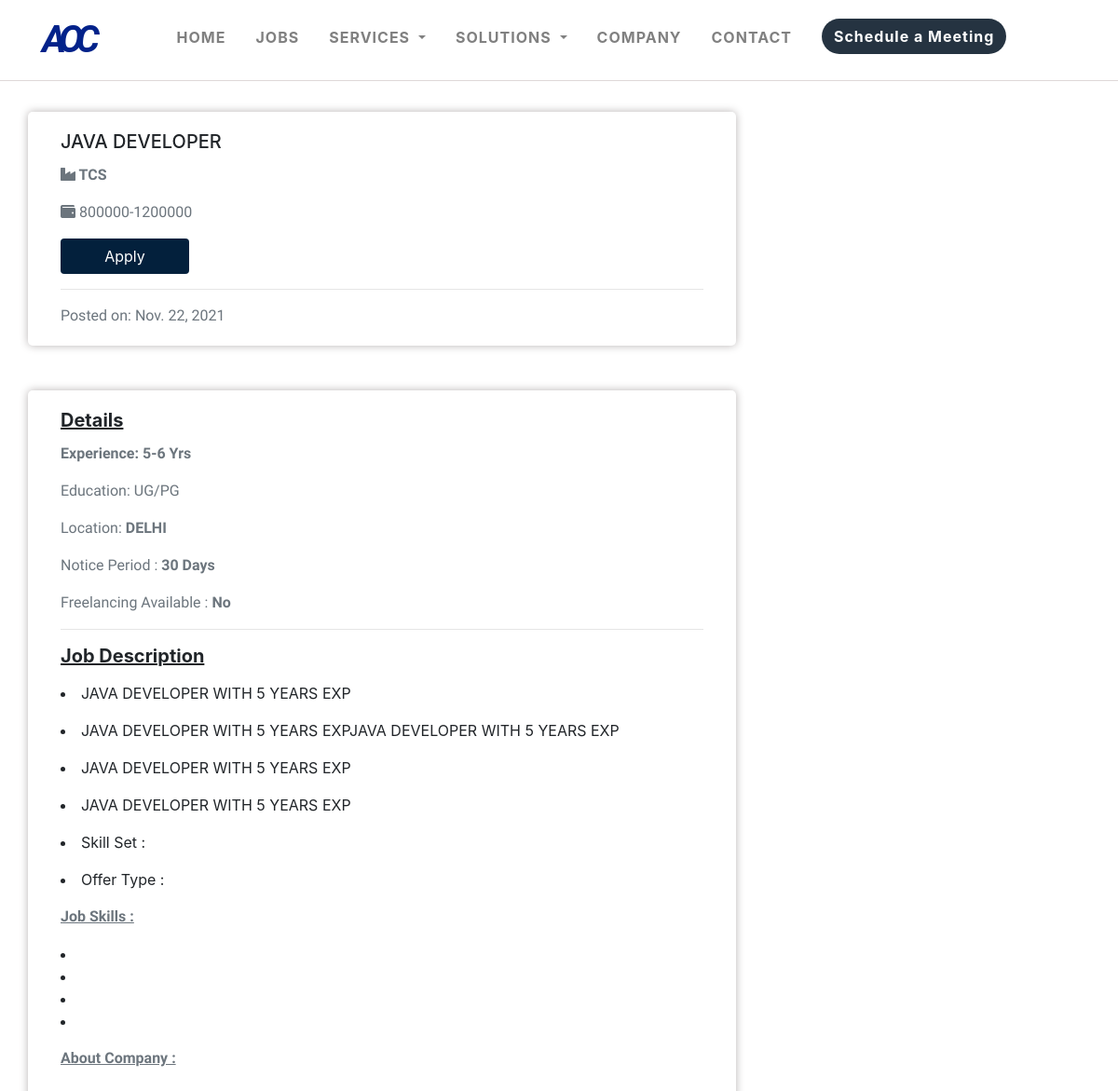
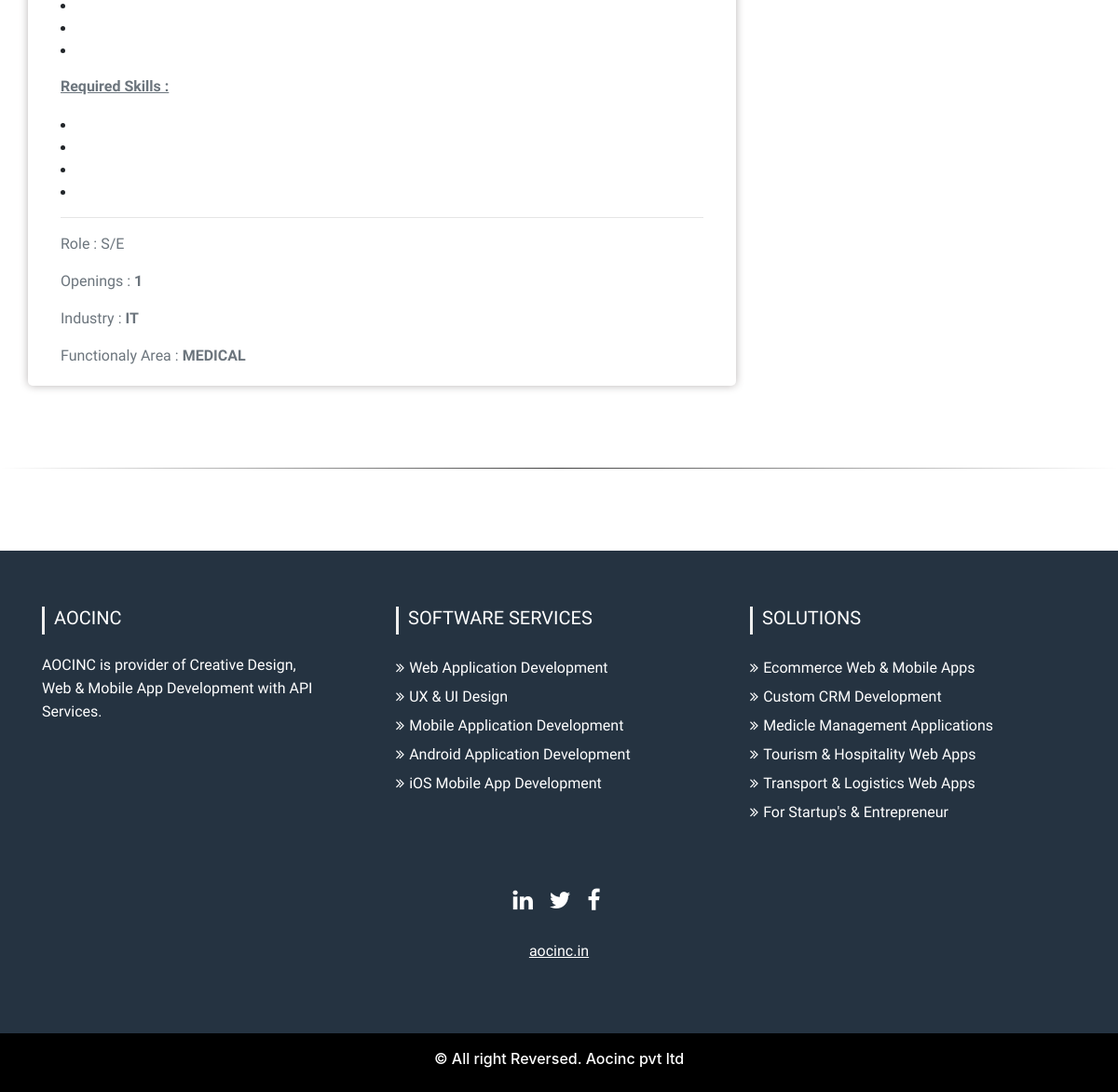
The page /JobDetial/2/ on the database its author committed (2 pictures, top to bottom).
### JobsApp/models.py (models this page shows)
class Job_Upload(models.Model):
    Designation = models.CharField(max_length = 250)
    Education   = models.CharField(max_length = 250,default = 'UG/PG')
    Location    = models.CharField(max_length = 250)
    Client_Name = models.CharField(max_length = 250)
    Functional_Area = models.CharField(max_length = 250)
    Industry    = models.CharField(max_length = 250)
    Experience  = models.CharField(max_length = 250)
    Job_Description = models.TextField()
    Job_Description1 = models.TextField(default='')
    Job_Description2 = models.TextField(default='')
    Job_Description3 = models.TextField(default='')
    Rate_Card   = models.CharField(max_length = 250)
    Salary_LPA  = models.CharField(max_length = 250)
    Notice_Period = models.CharField(max_length = 250)
    Openings    = models.CharField(max_length = 250,default=1)
    Role        = models.CharField(max_length = 250,default='')
    Freelancing = models.CharField(max_length = 250,default='No')
    Skill_Set       = models.CharField(max_length = 250,default=' ')
    Offer_Type        = models.CharField(max_length = 250,default=' ')
    Job_Skills_1    = models.TextField(default='')
    Job_Skills_2    = models.TextField(default='')
    Job_Skills_3    = models.TextField(default='')
    Job_Skills_4    = models.TextField(default='')
    About_Company_1 = models.TextField(default='')
    About_Company_2 = models.TextField(default='')
    About_Company_3 = models.TextField(default='')
    Required_Skills_1 = models.TextField(default='')
    Required_Skills_2 = models.TextField(default='')
    Required_Skills_3 = models.TextField(default='')
    Required_Skills_4 = models.TextField(default='')
    Posted_On    = models.DateTimeField(default=timezone.now)

### JobsApp/views.py (the view, shortened to what this page needs)
# urls.py: path('JobDetial/<int:id>/',views.Jobs_Details_View, name = 'JobDetail'),
def Jobs_Details_View(request,id=None):
    template = 'JobsApp/Jobs_Detials.html'
    JobDetail = Job_Upload.objects.get(id = id)
    absolute_Url = request.build_absolute_uri() # getting full url to redirect if some thing went wrong in form.
    jobId = JobDetail.id
    request.session['jobId'] = jobId
    context  = {
        'JobDetail':JobDetail,
    }
    return render(request,template,context)

### JobsApp/templates/JobsApp/Jobs_Detials.html (shortened to what this page needs)
{% extends 'Aoc_Business_LandingApp/base.html' %}
{% load static %}
{% load crispy_forms_tags %}
{% load CountDays %}
{% block content %}
<br><br><br><br><br>
<div class="container">
    <div class="row">
        <div class="col-sm-8" id="jobDetail-div">
            <div class="card">
                <div class="card-body">
                    <h5 class="card-title">{{ JobDetail.Designation|upper }}</h5>
                    <p class="card-text text-secondary font-weight-bold"><i class="fas fa-industry"></i> {{ JobDetail.Client_Name|upper}}</p>
                    <p class="card-text text-secondary"><i class="fas fa-wallet"></i> {{ JobDetail.Salary_LPA }}</p>
                    <a href="{% url 'Job_Apply' %}"  id="jobDetail-Apply" class="btn btn">Apply</a> <hr>
                    <p class="card-text text-secondary"> Posted on:  {{ JobDetail.Posted_On|date }} </p>
                </div>
            </div>
        </div>
    </div>
</div>
<br><br>
<div class="container">
    <div class="row">
        <div class="col-sm-8" id="jobDetail-div">
            <div class="card">
                <div class="card-body">
                    <h5 class="card-title font-weight-bold "> <u> Details </u></h5>
                    <p class="card-text text-secondary font-weight-bold"> Experience: {{ JobDetail.Experience }} Yrs</p>
                    <p class="card-text text-secondary">
                        Education: {{ JobDetail.Education }}
                    </p>
                    <p class="card-text text-secondary">
                        Location: <b> {{ JobDetail.Location }} </b>
                    </p>
                    <p class="card-text text-secondary">
                        Notice Period : <b> {{ JobDetail.Notice_Period }} </b>
                    </p>
                    <p class="card-text text-secondary">
                      Freelancing Available : <b> {{ JobDetail.Freelancing }} </b>
                    </p>
                    <hr>
                    <h5 class="card-title font-weight-bold "> <u> Job Description </u></h5>
                    <p class="card-text text-secondary">
                        <li>
                        {{ JobDetail.Job_Description }}
                        </li>
                    </p>
                    <p class="card-text text-secondary">
                        <li>
                        {{ JobDetail.Job_Description1 }}
                        </li>
                    </p>
                    <p class="card-text text-secondary">
                        <li>
                        {{ JobDetail.Job_Description2 }}
                        </li>
                    </p>
                    <p class="card-text text-secondary">
                        <li>
                        {{ JobDetail.Job_Description3 }}
                        </li>
                    </p>
                    <p class="card-text text-secondary">
                      <li>
                      Skill Set :  {{ JobDetail.Skill_Set }}
                      </li>
                    </p>
                    <p class="card-text text-secondary">
                      <li>
                      Offer Type :  {{ JobDetail.Offer_Type }}
                      </li>
                    </p>
                    <p class="card-text text-secondary">
                      <u><b> Job Skills :</b></u> <br>
                      <li>
                      </li>
                      <li>
                      </li>
                      <li>
                      </li>
                      <li>
                      </li>
                    </p>
                    <p class="card-text text-secondary">
                      <u><b> About Company :</b></u> <br>
                      <li>
                      </li>
                      <li>
                      </li>
                      <li>
                      </li>
                    </p>
                    <p class="card-text text-secondary">
                      <u><b> Required Skills :</b></u> <br>
                      <li>
                      </li>
                      <li>
                      </li>
                      <li>
                      </li>
                      <li>
                      </li>
                    </p>
                    <hr>
                    <p class="card-text text-secondary">
                        Role : {{ JobDetail.Role }}
                    </p>
                    <p class="card-text text-secondary">
                        Openings : <b> {{ JobDetail.Openings }} </b>
                    </p>
                    <p class="card-text text-secondary">
                        Industry : <b> {{ JobDetail.Industry }} </b>
                    </p>
                    <p class="card-text text-secondary">
                        Functionaly Area : <b> {{ JobDetail.Functional_Area }} </b>
                    </p>
                </div>
            </div>
        </div>
    </div>
</div>
<br><br><br>
<hr id="JobListAfter">
<br><br><br>
{% include 'Aoc_Business_LandingApp/footer.html' %}
{% endblock %}

### static/css/style.css (style rules this page uses)
body,html { overflow-x: initial !important; }
h1.h2,h3,h4,h5,h6,p,small { font-family: 'Maven Pro', sans-serif; }
.fourth-div h1,p { color:rgb(255, 255, 255); font-family: 'Maven Pro', sans-serif; }
html { scroll-behavior: smooth; }
#jobDetail-div { box-shadow: 0 0 10px rgb(184, 180, 180); border-radius: 5px; }
#jobDetail-div .card { border: none; }
#jobDetail-Apply { background: #03203C; color: #fff; width: 20%; }
#JobListAfter { border: 0; height: 1px; background-image: linear-gradient(to right, rgba(0, 0, 0, 0), rgba(0, 0, 0, 0.75), rgba(0, 0, 0, 0)); }

### rows shown on the page
Job_Upload: Designation "JAVA DEVELOPER", Client_Name "TCS", Salary_LPA "800000-1200000", Posted_On "Nov. 22, 2021", Experience "5-6", Education "UG/PG", Location "DELHI", Notice_Period "30 Days", Freelancing "No", Job_Description "JAVA DEVELOPER WITH 5 YEARS EXP", Job_Description1 "JAVA DEVELOPER WITH 5 YEARS EXPJAVA DEVELOPER WITH 5 YEARS EXP", Job_Description2 "JAVA DEVELOPER WITH 5 YEARS EXP", Job_Description3 "JAVA DEVELOPER WITH 5 YEARS EXP", Role "S/E", Openings "1", Industry "IT", Functional_Area "MEDICAL"
